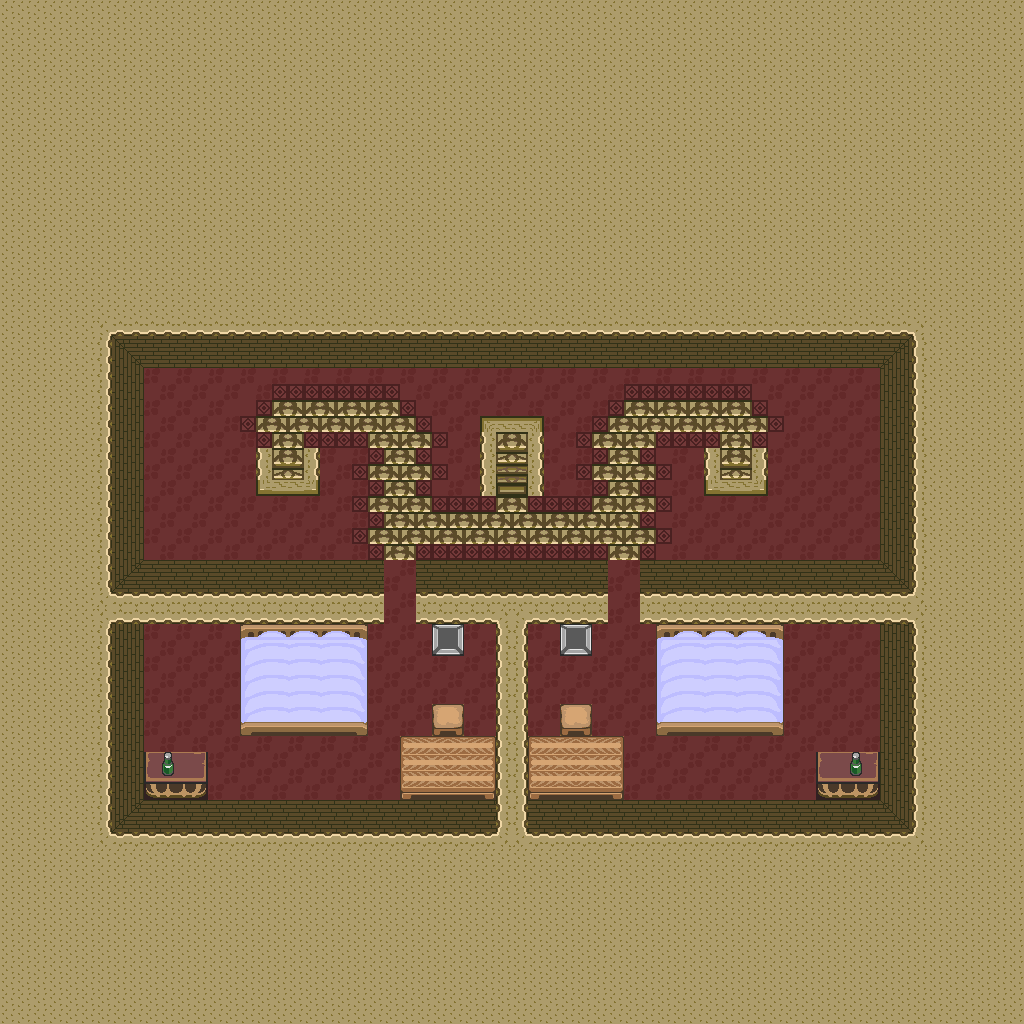

Rendered tile map (Tiled .tmx) drawn with the repository's tilesets; below, a short description and the map source with its tile grids summarised:
An orthogonal 64x64 tile map with 16x16 px tiles, 1 tile layer (base), 1 hidden layer not drawn and 37 objects.

<map version="1.10" tiledversion="1.12.1" orientation="orthogonal" renderorder="right-down" width="64" height="64" tilewidth="16" tileheight="16" infinite="0" nextlayerid="3" nextobjectid="38">
 <tileset firstgid="1" source="../classiciphone_pics4.tsx" />
 <layer id="1" name="base" width="64" height="64">
  <data>[4096 cells, 4096 non-empty, 76 distinct tile ids]</data>
 </layer>
 <layer id="2" name="collision" width="64" height="64" visible="0">
  <properties><property name="collision" value="true" /></properties>
  <data>[4096 cells, 3148 non-empty, 1 distinct tile ids]</data>
 </layer>
 <objectgroup id="3" name="npcs">
  <object id="1" x="416.0" y="752.0" width="16" height="16">
   <properties>
    <property name="gani" value="candle.mng" />
    <property name="script" type="string">-- Auto-converted from GraalScript
</property>
   </properties>
  </object>
  <object id="2" x="448.0" y="752.0" width="16" height="16">
   <properties>
    <property name="gani" value="candle.mng" />
    <property name="script" type="string">-- Auto-converted from GraalScript
</property>
   </properties>
  </object>
  <object id="3" x="544.0" y="752.0" width="16" height="16">
   <properties>
    <property name="gani" value="candle.mng" />
    <property name="script" type="string">-- Auto-converted from GraalScript
</property>
   </properties>
  </object>
  <object id="4" x="576.0" y="752.0" width="16" height="16">
   <properties>
    <property name="gani" value="candle.mng" />
    <property name="script" type="string">-- Auto-converted from GraalScript
</property>
   </properties>
  </object>
  <object id="5" x="144.0" y="624.0" width="16" height="16">
   <properties>
    <property name="gani" value="bookshelf1.png" />
    <property name="script" type="string">-- Auto-converted from GraalScript
</property>
   </properties>
  </object>
  <object id="6" x="784.0" y="624.0" width="16" height="16">
   <properties>
    <property name="gani" value="bookshelf1.png" />
    <property name="script" type="string">-- Auto-converted from GraalScript
</property>
   </properties>
  </object>
  <object id="7" x="464.0" y="624.0" width="16" height="16">
   <properties>
    <property name="gani" value="bookstack.png" />
    <property name="script" type="string">-- Auto-converted from GraalScript
</property>
   </properties>
  </object>
  <object id="8" x="480.0" y="624.0" width="16" height="16">
   <properties>
    <property name="gani" value="bookstack.png" />
    <property name="script" type="string">-- Auto-converted from GraalScript
</property>
   </properties>
  </object>
  <object id="9" x="528.0" y="624.0" width="16" height="16">
   <properties>
    <property name="gani" value="bookstack.png" />
    <property name="script" type="string">-- Auto-converted from GraalScript
</property>
   </properties>
  </object>
  <object id="10" x="544.0" y="624.0" width="16" height="16">
   <properties>
    <property name="gani" value="bookstack.png" />
    <property name="script" type="string">-- Auto-converted from GraalScript
</property>
   </properties>
  </object>
  <object id="11" x="272.0" y="720.0" width="16" height="16">
   <properties>
    <property name="gani" value="ninjikatanastand.png" />
    <property name="script" type="string">-- Auto-converted from GraalScript
-- if(playerenters){
-- x=17.5;
end</property>
   </properties>
  </object>
  <object id="12" x="688.0" y="720.0" width="16" height="16">
   <properties>
    <property name="gani" value="ninjikatanastand.png" />
    <property name="script" type="string">-- Auto-converted from GraalScript
-- if(playerenters){
-- x=43.5;
end</property>
   </properties>
  </object>
  <object id="13" x="224.0" y="272.0" width="16" height="16">
   <properties>
    <property name="gani" value="light4.png" />
    <property name="script" type="string">-- Auto-converted from GraalScript
-- [CLIENT-SIDE — server no-op]
-- if(created){
-- drawaslight;
-- dontblock;
-- setcoloreffect 1,.4,0,0.9;
-- setzoomeffect 1.5;
-- x+=0.5;
-- }</property>
   </properties>
  </object>
  <object id="14" x="656.0" y="272.0" width="16" height="16">
   <properties>
    <property name="gani" value="light4.png" />
    <property name="script" type="string">-- Auto-converted from GraalScript
-- [CLIENT-SIDE — server no-op]
-- if(created){
-- drawaslight;
-- dontblock;
-- setcoloreffect 1,.4,0,0.9;
-- setzoomeffect 1.5;
-- x+=0.5;
-- }</property>
   </properties>
  </object>
  <object id="15" x="816.0" y="400.0" width="16" height="16">
   <properties>
    <property name="gani" value="light4.png" />
    <property name="script" type="string">-- Auto-converted from GraalScript
-- [CLIENT-SIDE — server no-op]
-- if(created){
-- drawaslight;
-- dontblock;
-- setcoloreffect 1,.4,0,0.9;
-- setzoomeffect 1.5;
-- x+=0.5;
-- }</property>
   </properties>
  </object>
  <object id="16" x="816.0" y="640.0" width="16" height="16">
   <properties>
    <property name="gani" value="light4.png" />
    <property name="script" type="string">-- Auto-converted from GraalScript
-- [CLIENT-SIDE — server no-op]
-- if(created){
-- drawaslight;
-- dontblock;
-- setcoloreffect 1,.4,0,0.9;
-- setzoomeffect 1.5;
-- x+=0.5;
-- }</property>
   </properties>
  </object>
  <object id="17" x="656.0" y="752.0" width="16" height="16">
   <properties>
    <property name="gani" value="light4.png" />
    <property name="script" type="string">-- Auto-converted from GraalScript
-- [CLIENT-SIDE — server no-op]
-- if(created){
-- drawaslight;
-- dontblock;
-- setcoloreffect 1,.4,0,0.9;
-- setzoomeffect 1.5;
-- x+=0.5;
-- }</property>
   </properties>
  </object>
  <object id="18" x="224.0" y="752.0" width="16" height="16">
   <properties>
    <property name="gani" value="light4.png" />
    <property name="script" type="string">-- Auto-converted from GraalScript
-- [CLIENT-SIDE — server no-op]
-- if(created){
-- drawaslight;
-- dontblock;
-- setcoloreffect 1,.4,0,0.9;
-- setzoomeffect 1.5;
-- x+=0.5;
-- }</property>
   </properties>
  </object>
  </objectgroup>
</map>
<!-- 19 of 37 objects omitted -->
